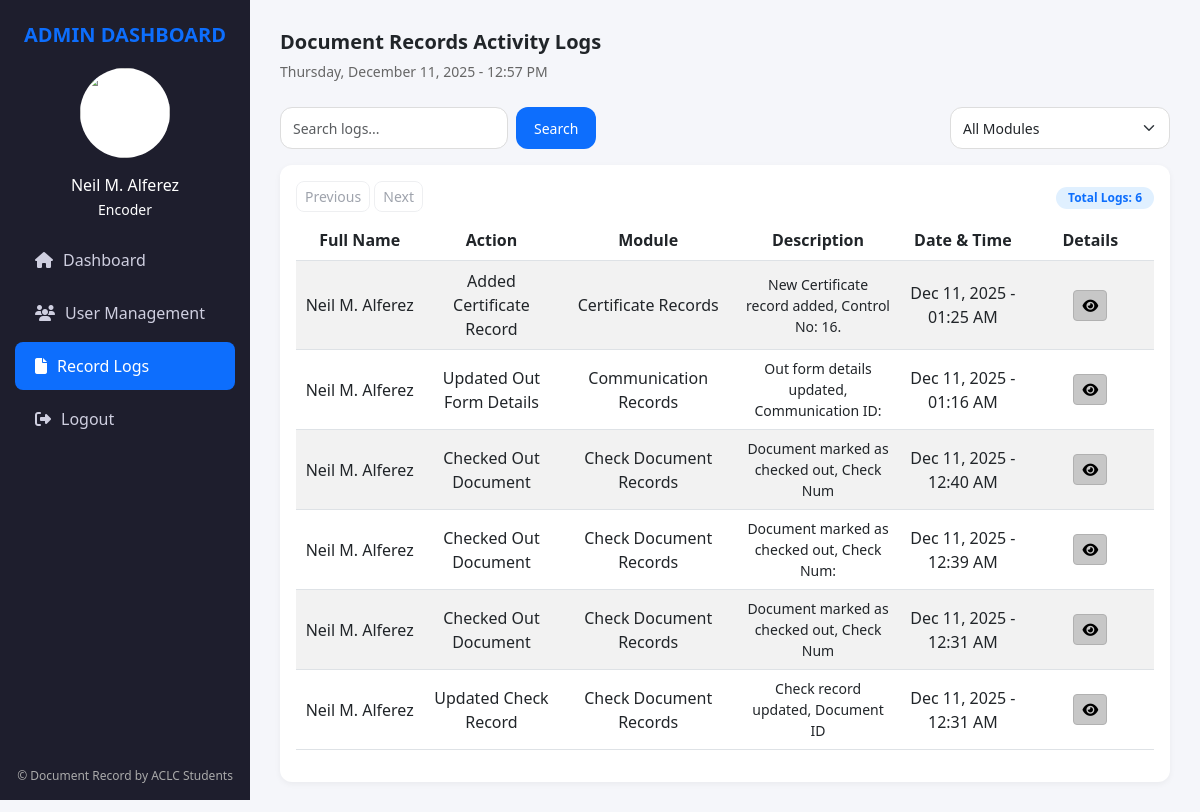
The app's page /admin/record_logs.php (signed in) with its own data.
### tables this page shows
CREATE TABLE `users` (
  `id` int(11) NOT NULL,
  `first_name` varchar(100) NOT NULL,
  `middle_initial` varchar(5) DEFAULT NULL,
  `last_name` varchar(100) NOT NULL,
  `username` varchar(100) NOT NULL,
  `email` varchar(255) NOT NULL,
  `password` varchar(255) NOT NULL,
  `role` enum('admin','encoder') NOT NULL,
  `status` enum('Active','Inactive') NOT NULL DEFAULT 'Active',
  `permissions` longtext DEFAULT NULL CHECK (json_valid(`permissions`)),
  `created_at` timestamp NOT NULL DEFAULT current_timestamp()
);

CREATE TABLE `user_activity_logs` (
  `id` int(11) NOT NULL,
  `user_id` int(11) NOT NULL,
  `full_name` varchar(255) NOT NULL,
  `action` varchar(100) NOT NULL,
  `module` varchar(100) NOT NULL,
  `reference_id` int(11) DEFAULT NULL,
  `reference_no` varchar(100) DEFAULT NULL,
  `description` text DEFAULT NULL,
  `created_at` datetime NOT NULL DEFAULT current_timestamp()
);

### admin/record_logs.php (the view, shortened to what this page needs)
<?php
include '../db.php';
$admin_id = $_SESSION['user_id'];
$sql = "SELECT first_name, middle_initial, last_name, role FROM users WHERE id = $admin_id LIMIT 1";
$result = $conn->query($sql);
if ($result && $result->num_rows > 0) {
    $admin = $result->fetch_assoc();
    $admin_fullname = $admin['first_name'] .
                      (!empty($admin['middle_initial']) ? " " . $admin['middle_initial'] : "") .
                      " " . $admin['last_name'];
} else {
    $admin_fullname = "Admin User";
}
$search = isset($_GET['search']) ? $conn->real_escape_string($_GET['search']) : '';
$limit = 10;
$page = isset($_GET['page']) ? max(1, intval($_GET['page'])) : 1;
$offset = ($page - 1) * $limit;
$where = "WHERE 1=1";
$sql = "SELECT * FROM user_activity_logs $where ORDER BY created_at DESC LIMIT $limit OFFSET $offset";
$result = $conn->query($sql);
$total_sql = "SELECT COUNT(*) AS total FROM user_activity_logs $where";
$total_result = $conn->query($total_sql);
$total_row = $total_result->fetch_assoc();
$total_logs = $total_row['total'];
?>
<!DOCTYPE html>
<html lang="en">
<head>
<link href="https://cdn.jsdelivr.net/npm/bootstrap@5.3.0/dist/css/bootstrap.min.css" rel="stylesheet">
<link href="https://cdnjs.cloudflare.com/ajax/libs/font-awesome/6.4.0/css/all.min.css" rel="stylesheet">
<link href="../assets/css/admin/record_logs.css" rel="stylesheet">
</head>
<body>
<div class="sidebar">
    <div>
        <div class="brand">ADMIN DASHBOARD</div>
        <div class="profile">
            <img src="../assets/images/office-of-treasurer.png" alt="">
            <p>
                <?= htmlspecialchars($admin_fullname) ?><br>
                <small><?= ucfirst($admin['role']) ?></small>
            </p>
        </div>
        <div class="nav-menu">
            <a href="dashboard.php"><i class="fas fa-home"></i> Dashboard</a>
            <a href="user_manage.php"><i class="fas fa-users"></i> User Management</a>
            <a href="record_logs.php" class="active"><i class="fa-solid fa-file"></i> Record Logs</a>
            <a href="../logout.php"><i class="fas fa-sign-out-alt"></i> Logout</a>
        </div>
    </div>
    <div class="footer">© Document Record by ACLC Students</div>
</div>
<div class="content">
    <div class="welcome mb-4">
        <h5>Document Records Activity Logs</h5>
        <small><?= date("l, F j, Y - g:i A"); ?></small>
    </div>
    <div class="controls d-flex justify-content-between align-items-center mb-3">
        <div class="d-flex align-items-center gap-2">
            <input type="text" id="searchInput" class="form-control" placeholder="Search logs..." value="<?= htmlspecialchars($search) ?>">
            <button id="searchBtn" class="btn btn-primary">Search</button>
        </div>
        <div>
            <select id="moduleFilter" class="form-select">
                <option value="">All Modules</option>
            </select>
        </div>
    </div>
    <div class="card p-3">
        <div class="pagination-controls d-flex justify-content-between mb-2">
            <div>
                <button class="btn btn-outline-secondary btn-sm" id="prevBtn">Previous</button>
                <button class="btn btn-outline-secondary btn-sm" id="nextBtn">Next</button>
            </div>
            <div>
                <span class="badge role-badge">Total Logs: <?= $total_logs ?></span>
            </div>
        </div>
        <table class="table table-striped align-middle text-center">
            <thead>
                <tr>
                    <th>Full Name</th>
                    <th>Action</th>
                    <th>Module</th>
                    <th>Description</th>
                    <th>Date & Time</th>
                    <th>Details</th>
                </tr>
            </thead>
            <tbody>
                <?php if ($result && $result->num_rows > 0): ?>
                    <?php while($row = $result->fetch_assoc()): ?>
                        <tr>
                            <td><?= htmlspecialchars($row['full_name']) ?></td>
                            <td><?= htmlspecialchars($row['action']) ?></td>
                            <td><?= htmlspecialchars($row['module']) ?></td>
                            <td style="font-size: 14px;"><?= htmlspecialchars($row['description']) ?></td>
                            <td><?= date("M d, Y - h:i A", strtotime($row['created_at'])) ?></td>
                            <td>
                                <button class="btn btn-info btn-sm btn-view-details"
                                        data-fullname="<?= htmlspecialchars($row['full_name']) ?>"
                                        data-action="<?= htmlspecialchars($row['action']) ?>"
                                        data-module="<?= htmlspecialchars($row['module']) ?>"
                                        data-description="<?= htmlspecialchars($row['description']) ?>"
                                        data-refid="<?= htmlspecialchars($row['reference_id']) ?>"
                                        data-refno="<?= htmlspecialchars($row['reference_no']) ?>"
                                        data-date="<?= date("M d, Y - h:i A", strtotime($row['created_at'])) ?>"
                                        >
                                    <i class="fas fa-eye"></i>
                                </button>
                            </td>
                        </tr>
                    <?php endwhile; ?>
                <?php else: ?>
                    <tr><td colspan="6" class="text-center text-muted">No logs found</td></tr>
                <?php endif; ?>
            </tbody>
        </table>
    </div>
</div>
</body>
</html>

### assets/css/admin/record_logs.css (style rules this page uses)
body { font-family: 'Segoe UI', sans-serif; background: #f5f6fa; }
.sidebar { height: 100vh; width: 250px; background: #1e1e2d; color: #fff; position: fixed; top: 0; left: 0; display: flex; flex-direction: column; justify-content: space-between; }
.sidebar .brand { font-size: 20px; font-weight: bold; padding: 20px; padding: 20px 20px 8px 20px; color: #0d6efd; text-align: center; }
.profile { text-align: center; padding: 10px 0; }
.profile img { width: 90px; height: 90px; border-radius: 50%; background: #ffffff; display: flex; justify-content: center; align-items: center; font-size: 22px; font-weight: bold; margin: auto; }
.profile p { margin: 15px 0 0; font-weight: 500; }
.nav-menu a { display: flex; align-items: center; padding: 12px 20px; color: #cfcfe0; text-decoration: none; border-radius: 8px; margin: 5px 15px; transition: 0.3s; }
.nav-menu a i { margin-right: 10px; }
.nav-menu a.active, .nav-menu a:hover { background: #0d6efd; color: #fff; }
.sidebar .footer { font-size: 12px; text-align: center; padding: 15px; color: #aaa; }
.content { margin-left: 250px; padding: 30px; }
.welcome h5 { font-weight: 600; margin-bottom: 5px; }
.welcome small { color: #666; }
.controls { display: flex; justify-content: space-between; align-items: center; flex-wrap: wrap; gap: 10px; margin-bottom: 20px; }
.controls input, .controls select, .controls button { height: 42px; border-radius: 12px; font-size: 14px; border: 1px solid #ddd; }
.controls button { background-color: #0d6efd; color: white; border: none; padding: 0 18px; transition: 0.3s; }
.controls select { width: 220px; }
.card { border-radius: 12px; border: none; box-shadow: 0 2px 6px rgba(0,0,0,0.05); }
table th { background: #f5f5f9; font-weight: 600; color: #555; width: 10%; }
table td { vertical-align: middle; }
.badge { border-radius: 20px; padding: 5px 12px; font-size: 12px; }
.role-badge { background: #e0f0ff; color: #0d6efd; border-radius: 20px; padding: 5px 12px; font-size: 12px; }
.pagination-controls { display: flex; justify-content: space-between; align-items: center; margin-bottom: 5px; }
.pagination-controls .btn-outline-secondary { border: 1.5px solid #e5e7eb; color: #6b7280; border-radius: 8px; transition: all 0.2s ease; }
.controls { display: flex; gap: 10px; flex-wrap: wrap; margin-bottom: 20px; }
.btn-info { background-color: #c7c7c7; border-color: #b1b1b1; }

### records on screen
users: admin_fullname "Neil M. Alferez", role "Encoder"
user_activity_logs: full_name "Neil M. Alferez", action "Added Certificate Record", module "Certificate Records", description "New Certificate record added, Control No: 16.", created_at "Dec 11, 2025 - 01:25 AM"
user_activity_logs: full_name "Neil M. Alferez", action "Updated Out Form Details", module "Communication Records", description "Out form details updated, Communication ID:", created_at "Dec 11, 2025 - 01:16 AM"
user_activity_logs: full_name "Neil M. Alferez", action "Checked Out Document", module "Check Document Records", description "Document marked as checked out, Check Num", created_at "Dec 11, 2025 - 12:40 AM"
user_activity_logs: full_name "Neil M. Alferez", action "Checked Out Document", module "Check Document Records", description "Document marked as checked out, Check Num:", created_at "Dec 11, 2025 - 12:39 AM"
user_activity_logs: full_name "Neil M. Alferez", action "Checked Out Document", module "Check Document Records", description "Document marked as checked out, Check Num", created_at "Dec 11, 2025 - 12:31 AM"
user_activity_logs: full_name "Neil M. Alferez", action "Updated Check Record", module "Check Document Records", description "Check record updated, Document ID", created_at "Dec 11, 2025 - 12:31 AM"

### other values on screen
$total_logs "6"
